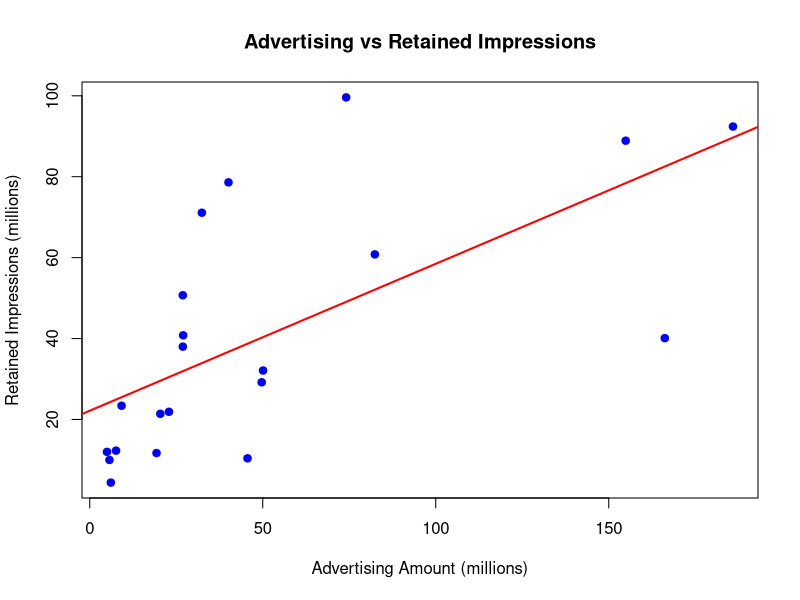
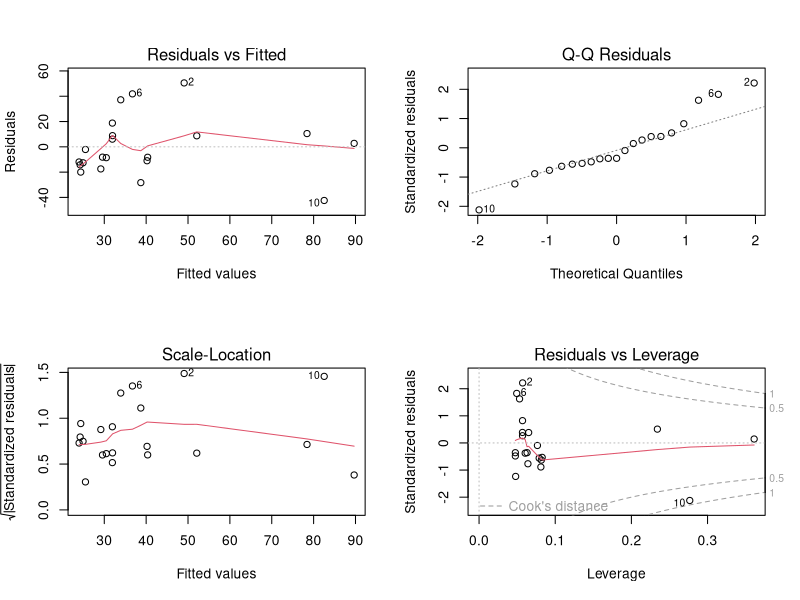
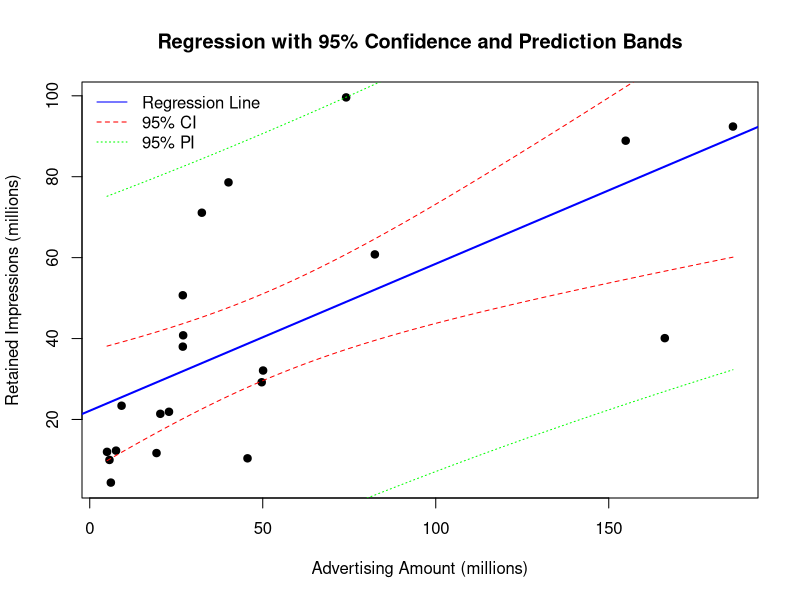

Recreate these plots in R, in order.
# Note to professor/grader - I use Pycharm to write R code and it only runs by highlighting certain parts. so if I
# don't see something you expect to see on a plot, I run the lines one block after another, but I hear it is an IDE
# issue. So if your IDE behaves similarly, I wanted you to know! Thank you.

# setting up data
firm <- c("Miller Lite","Pepsi","Stroh's","Federal Express","Burger King",
          "Coca-Cola","McDonald's","MCI","Diet Cola","Ford","Levi's",
          "Bud Lite","ATT Bell","Calvin Klein","Wendy's","Polaroid","Shasta",
          "Meow Mix","Oscar Meyer","Crest","Kibbles N Bits")

amount <- c(50.1,74.1,19.3,22.9,82.4,40.1,185.9,26.9,20.4,166.2,
            27,45.6,154.9,5,49.7,26.9,5.7,7.6,9.2,32.4,6.1)

impressions <- c(32.1,99.6,11.7,21.9,60.8,78.6,92.4,50.7,21.4,
                 40.1,40.8,10.4,88.9,12,29.2,38,10,12.3,23.4,
                 71.1,4.4)

data <- data.frame(firm, amount, impressions)

# a. Fit the simple linear regression model to these data.

ad.lm <- lm(impressions ~ amount, data = data)
summary(ad.lm)

# Scatter plot with regression line
plot(impressions ~ amount, data = data, pch = 19, col = "blue",
     main = "Advertising vs Retained Impressions",
     xlab = "Advertising Amount (millions)",
     ylab = "Retained Impressions (millions)")
abline(ad.lm, col = "red", lwd = 2)

# b. Is there a significant relationship between the amount a company spends
# on advertising and retained impressions? Justify your answer statistically.
anova(ad.lm)  # overall F-test

# residual diagnostics plots
par(mfrow = c(2,2))
plot(ad.lm)
par(mfrow = c(1,1))

# answer: the t-test for the slope anf the F-test from the anova table and running summary()
# show a p-value < 0.05 so we reject the null hypothesis H0: β1 = 0 and conlcude that
# there is a statistically signnificant linear relaitonship between the amount a company
# spends on advertising and the number of retained impressions per week.


# c. Construct the 95% confidence and prediction bands for these data.
new_amount <- data.frame(amount = seq(min(data$amount), max(data$amount), length.out = 100))

conf_band <- predict(ad.lm, newdata = new_amount, interval = "confidence", level = 0.95)
pred_band <- predict(ad.lm, newdata = new_amount, interval = "prediction", level = 0.95)

plot(data$amount, data$impressions, pch = 19,
     main = "Regression with 95% Confidence and Prediction Bands",
     xlab = "Advertising Amount (millions)",
     ylab = "Retained Impressions (millions)")
abline(ad.lm, col = "blue", lwd = 2)

# confidence band - red
lines(new_amount$amount, conf_band[,2], col = "red", lty = 2)
lines(new_amount$amount, conf_band[,3], col = "red", lty = 2)

# prediction band - green
lines(new_amount$amount, pred_band[,2], col = "green", lty = 3)
lines(new_amount$amount, pred_band[,3], col = "green", lty = 3)

legend("topleft", legend = c("Regression Line","95% CI","95% PI"),
       col = c("blue","red","green"), lty = c(1,2,3), bty = "n")

# d. Give the 95% confidence and prediction intervals for the number of
# retained impressions for MCI.

MCI <- data.frame(amount = 26.9)

predict(ad.lm, newdata = MCI, interval = "confidence", level = 0.95)
predict(ad.lm, newdata = MCI, interval = "prediction", level = 0.95)
